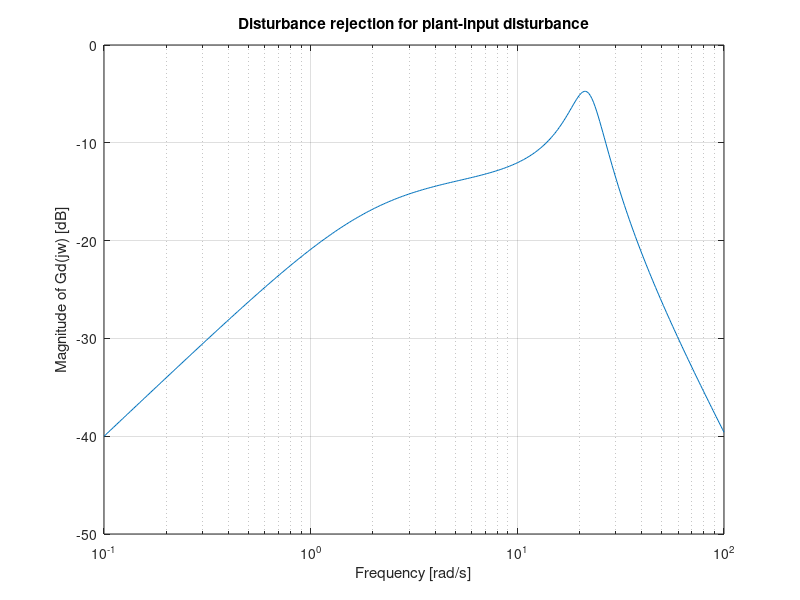

Write the MATLAB code that produced this figure.
% Robot joint parameters
J = 0.01;
b = 0.1;

% Plant: torque -> angle
P = tf(1, [J b 0]);

% PI controller
Kp = 5;
Ki = 10;
C = tf([Kp Ki], [1 0]);  % Kp + Ki/s

L = series(C, P);

% Disturbance transfer function (plant-input disturbance)
Gd = minreal(P / (1 + L));

w = logspace(-1, 2, 400);
[mag, phase, wout] = bode(Gd, w);
mag = squeeze(mag);

figure;
semilogx(wout, 20*log10(mag));
grid on;
xlabel('Frequency [rad/s]');
ylabel('Magnitude of Gd(jw) [dB]');
title('Disturbance rejection for plant-input disturbance');

% In a robotics workflow:
%  * Build a rigidBodyTree robot model.
%  * Use linearize() around an operating point to get P(s).
%  * Design C(s) and compute Gd(s) as above.
